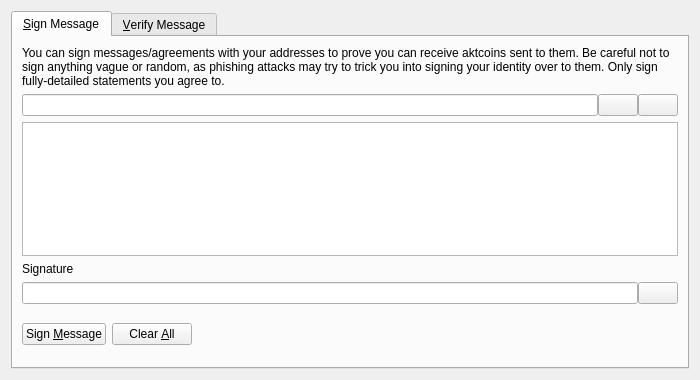
<?xml version="1.0" encoding="UTF-8"?>
<ui version="4.0">
 <class>SignVerifyMessageDialog</class>
 <widget class="QDialog" name="SignVerifyMessageDialog">
  <property name="geometry">
   <rect>
    <x>0</x>
    <y>0</y>
    <width>700</width>
    <height>380</height>
   </rect>
  </property>
  <property name="windowTitle">
   <string>Signatures - Sign / Verify a Message</string>
  </property>
  <property name="modal">
   <bool>true</bool>
  </property>
  <layout class="QVBoxLayout" name="verticalLayout">
   <item>
    <widget class="QTabWidget" name="tabWidget">
     <property name="currentIndex">
      <number>0</number>
     </property>
     <widget class="QWidget" name="tabSignMessage">
      <attribute name="title">
       <string>&amp;Sign Message</string>
      </attribute>
      <layout class="QVBoxLayout" name="verticalLayout_SM">
       <item>
        <widget class="QLabel" name="infoLabel_SM">
         <property name="text">
          <string>You can sign messages/agreements with your addresses to prove you can receive aktcoins sent to them. Be careful not to sign anything vague or random, as phishing attacks may try to trick you into signing your identity over to them. Only sign fully-detailed statements you agree to.</string>
         </property>
         <property name="textFormat">
          <enum>Qt::PlainText</enum>
         </property>
         <property name="wordWrap">
          <bool>true</bool>
         </property>
        </widget>
       </item>
       <item>
        <layout class="QHBoxLayout" name="horizontalLayout_1_SM">
         <property name="spacing">
          <number>0</number>
         </property>
         <item>
          <widget class="QValidatedLineEdit" name="addressIn_SM">
           <property name="toolTip">
            <string>The Aktcoin address to sign the message with</string>
           </property>
          </widget>
         </item>
         <item>
          <widget class="QPushButton" name="addressBookButton_SM">
           <property name="toolTip">
            <string>Choose previously used address</string>
           </property>
           <property name="text">
            <string/>
           </property>
           <property name="icon">
            <iconset resource="../bitcoin.qrc">
             <normaloff>:/icons/address-book</normaloff>:/icons/address-book</iconset>
           </property>
           <property name="shortcut">
            <string>Alt+A</string>
           </property>
           <property name="autoDefault">
            <bool>false</bool>
           </property>
          </widget>
         </item>
         <item>
          <widget class="QPushButton" name="pasteButton_SM">
           <property name="toolTip">
            <string>Paste address from clipboard</string>
           </property>
           <property name="text">
            <string/>
           </property>
           <property name="icon">
            <iconset resource="../bitcoin.qrc">
             <normaloff>:/icons/editpaste</normaloff>:/icons/editpaste</iconset>
           </property>
           <property name="shortcut">
            <string>Alt+P</string>
           </property>
           <property name="autoDefault">
            <bool>false</bool>
           </property>
          </widget>
         </item>
        </layout>
       </item>
       <item>
        <widget class="QPlainTextEdit" name="messageIn_SM">
         <property name="toolTip">
          <string>Enter the message you want to sign here</string>
         </property>
        </widget>
       </item>
       <item>
        <widget class="QLabel" name="signatureLabel_SM">
         <property name="text">
          <string>Signature</string>
         </property>
         <property name="textFormat">
          <enum>Qt::PlainText</enum>
         </property>
        </widget>
       </item>
       <item>
        <layout class="QHBoxLayout" name="horizontalLayout_2_SM">
         <property name="spacing">
          <number>0</number>
         </property>
         <item>
          <widget class="QLineEdit" name="signatureOut_SM">
           <property name="font">
            <font>
             <italic>true</italic>
            </font>
           </property>
           <property name="readOnly">
            <bool>true</bool>
           </property>
          </widget>
         </item>
         <item>
          <widget class="QPushButton" name="copySignatureButton_SM">
           <property name="toolTip">
            <string>Copy the current signature to the system clipboard</string>
           </property>
           <property name="text">
            <string/>
           </property>
           <property name="icon">
            <iconset resource="../bitcoin.qrc">
             <normaloff>:/icons/editcopy</normaloff>:/icons/editcopy</iconset>
           </property>
           <property name="autoDefault">
            <bool>false</bool>
           </property>
          </widget>
         </item>
        </layout>
       </item>
       <item>
        <layout class="QHBoxLayout" name="horizontalLayout_3_SM">
         <item>
          <widget class="QPushButton" name="signMessageButton_SM">
           <property name="toolTip">
            <string>Sign the message to prove you own this Aktcoin address</string>
           </property>
           <property name="text">
            <string>Sign &amp;Message</string>
           </property>
           <property name="icon">
            <iconset resource="../bitcoin.qrc">
             <normaloff>:/icons/edit</normaloff>:/icons/edit</iconset>
           </property>
           <property name="autoDefault">
            <bool>false</bool>
           </property>
          </widget>
         </item>
         <item>
          <widget class="QPushButton" name="clearButton_SM">
           <property name="toolTip">
            <string>Reset all sign message fields</string>
           </property>
           <property name="text">
            <string>Clear &amp;All</string>
           </property>
           <property name="icon">
            <iconset resource="../bitcoin.qrc">
             <normaloff>:/icons/remove</normaloff>:/icons/remove</iconset>
           </property>
           <property name="autoDefault">
            <bool>false</bool>
           </property>
          </widget>
         </item>
         <item>
          <spacer name="horizontalSpacer_1_SM">
           <property name="orientation">
            <enum>Qt::Horizontal</enum>
           </property>
           <property name="sizeHint" stdset="0">
            <size>
             <width>40</width>
             <height>48</height>
            </size>
           </property>
          </spacer>
         </item>
         <item>
          <widget class="QLabel" name="statusLabel_SM">
           <property name="font">
            <font>
             <weight>75</weight>
             <bold>true</bold>
            </font>
           </property>
           <property name="text">
            <string/>
           </property>
           <property name="wordWrap">
            <bool>true</bool>
           </property>
          </widget>
         </item>
         <item>
          <spacer name="horizontalSpacer_2_SM">
           <property name="orientation">
            <enum>Qt::Horizontal</enum>
           </property>
           <property name="sizeHint" stdset="0">
            <size>
             <width>40</width>
             <height>48</height>
            </size>
           </property>
          </spacer>
         </item>
        </layout>
       </item>
      </layout>
     </widget>
     <widget class="QWidget" name="tabVerifyMessage">
      <attribute name="title">
       <string>&amp;Verify Message</string>
      </attribute>
      <layout class="QVBoxLayout" name="verticalLayout_VM">
       <item>
        <widget class="QLabel" name="infoLabel_VM">
         <property name="text">
          <string>Enter the receiver's address, message (ensure you copy line breaks, spaces, tabs, etc. exactly) and signature below to verify the message. Be careful not to read more into the signature than what is in the signed message itself, to avoid being tricked by a man-in-the-middle attack. Note that this only proves the signing party receives with the address, it cannot prove sendership of any transaction!</string>
         </property>
         <property name="textFormat">
          <enum>Qt::PlainText</enum>
         </property>
         <property name="alignment">
          <set>Qt::AlignLeading|Qt::AlignLeft|Qt::AlignTop</set>
         </property>
         <property name="wordWrap">
          <bool>true</bool>
         </property>
        </widget>
       </item>
       <item>
        <layout class="QHBoxLayout" name="horizontalLayout_1_VM">
         <property name="spacing">
          <number>0</number>
         </property>
         <item>
          <widget class="QValidatedLineEdit" name="addressIn_VM">
           <property name="toolTip">
            <string>The Aktcoin address the message was signed with</string>
           </property>
          </widget>
         </item>
         <item>
          <widget class="QPushButton" name="addressBookButton_VM">
           <property name="toolTip">
            <string>Choose previously used address</string>
           </property>
           <property name="text">
            <string/>
           </property>
           <property name="icon">
            <iconset resource="../bitcoin.qrc">
             <normaloff>:/icons/address-book</normaloff>:/icons/address-book</iconset>
           </property>
           <property name="shortcut">
            <string>Alt+A</string>
           </property>
           <property name="autoDefault">
            <bool>false</bool>
           </property>
          </widget>
         </item>
        </layout>
       </item>
       <item>
        <widget class="QPlainTextEdit" name="messageIn_VM"/>
       </item>
       <item>
        <widget class="QValidatedLineEdit" name="signatureIn_VM"/>
       </item>
       <item>
        <layout class="QHBoxLayout" name="horizontalLayout_2_VM">
         <item>
          <widget class="QPushButton" name="verifyMessageButton_VM">
           <property name="toolTip">
            <string>Verify the message to ensure it was signed with the specified Aktcoin address</string>
           </property>
           <property name="text">
            <string>Verify &amp;Message</string>
           </property>
           <property name="icon">
            <iconset resource="../bitcoin.qrc">
             <normaloff>:/icons/transaction_0</normaloff>:/icons/transaction_0</iconset>
           </property>
           <property name="autoDefault">
            <bool>false</bool>
           </property>
          </widget>
         </item>
         <item>
          <widget class="QPushButton" name="clearButton_VM">
           <property name="toolTip">
            <string>Reset all verify message fields</string>
           </property>
           <property name="text">
            <string>Clear &amp;All</string>
           </property>
           <property name="icon">
            <iconset resource="../bitcoin.qrc">
             <normaloff>:/icons/remove</normaloff>:/icons/remove</iconset>
           </property>
           <property name="autoDefault">
            <bool>false</bool>
           </property>
          </widget>
         </item>
         <item>
          <spacer name="horizontalSpacer_1_VM">
           <property name="orientation">
            <enum>Qt::Horizontal</enum>
           </property>
           <property name="sizeHint" stdset="0">
            <size>
             <width>40</width>
             <height>48</height>
            </size>
           </property>
          </spacer>
         </item>
         <item>
          <widget class="QLabel" name="statusLabel_VM">
           <property name="font">
            <font>
             <weight>75</weight>
             <bold>true</bold>
            </font>
           </property>
           <property name="text">
            <string/>
           </property>
           <property name="wordWrap">
            <bool>true</bool>
           </property>
          </widget>
         </item>
         <item>
          <spacer name="horizontalSpacer_2_VM">
           <property name="orientation">
            <enum>Qt::Horizontal</enum>
           </property>
           <property name="sizeHint" stdset="0">
            <size>
             <width>40</width>
             <height>48</height>
            </size>
           </property>
          </spacer>
         </item>
        </layout>
       </item>
      </layout>
     </widget>
    </widget>
   </item>
  </layout>
 </widget>
 <customwidgets>
  <customwidget>
   <class>QValidatedLineEdit</class>
   <extends>QLineEdit</extends>
   <header>qt/qvalidatedlineedit.h</header>
  </customwidget>
 </customwidgets>
 <resources>
  <include location="../bitcoin.qrc"/>
 </resources>
 <connections/>
</ui>
